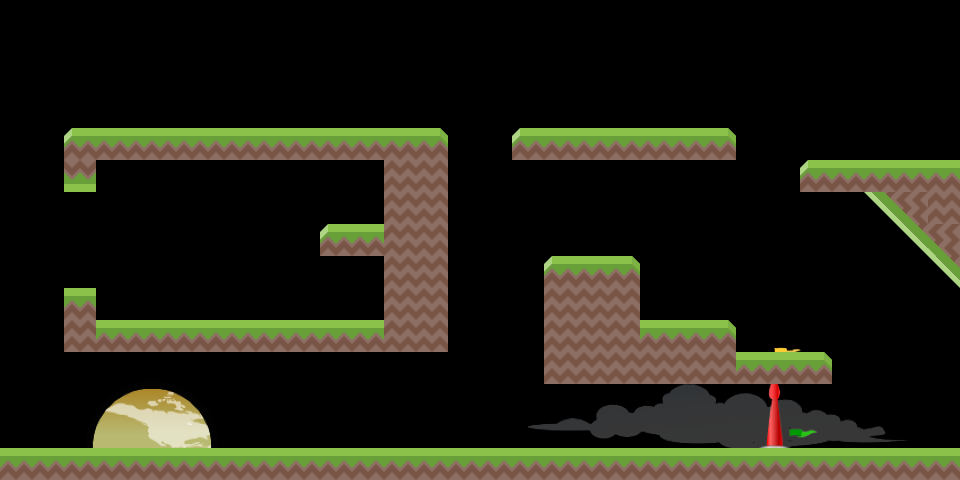

A level layout from a 2D game, rendered from its tile map. Below: a short description, then the map file with its tile-grid data intact:
An orthogonal 30x15 tile map with 32x32 px tiles, 1 tile layer (level_10), 1 image layer and 9 objects (buttonOn, box1, heart2, heart1, don, ...).

<map version="1.10" tiledversion="1.10.2" orientation="orthogonal" renderorder="right-down" width="30" height="15" tilewidth="32" tileheight="32" infinite="0" nextlayerid="36" nextobjectid="57">
 <editorsettings>
  <export target="10.json" format="json" />
 </editorsettings>
 <tileset firstgid="1" name="groundTiles" tilewidth="32" tileheight="32" tilecount="180" columns="18">
  <image source="../../CODE/NEW PROJECTS *********/PhaserProjects/DonAndBianka/src/assets/maps/tiles/groundTiles.png" width="576" height="320" />
  <tile id="0">
   <properties>
    <property name="collide" type="bool" value="true" />
   </properties>
  </tile>
  <tile id="1">
   <properties>
    <property name="collide" type="bool" value="true" />
   </properties>
  </tile>
  <tile id="2">
   <properties>
    <property name="collide" type="bool" value="true" />
   </properties>
  </tile>
  <tile id="3">
   <properties>
    <property name="collide" type="bool" value="true" />
   </properties>
  </tile>
  <tile id="4">
   <properties>
    <property name="collide" type="bool" value="true" />
   </properties>
  </tile>
  <tile id="5">
   <properties>
    <property name="collide" type="bool" value="true" />
   </properties>
  </tile>
  <tile id="6">
   <properties>
    <property name="collide" type="bool" value="false" />
   </properties>
  </tile>
  <tile id="7">
   <properties>
    <property name="collide" type="bool" value="true" />
   </properties>
  </tile>
  <tile id="8">
   <properties>
    <property name="collide" type="bool" value="true" />
   </properties>
  </tile>
  <tile id="9">
   <properties>
    <property name="collide" type="bool" value="false" />
   </properties>
  </tile>
  <tile id="18">
   <properties>
    <property name="collide" type="bool" value="true" />
   </properties>
  </tile>
  <tile id="19">
   <properties>
    <property name="collide" type="bool" value="true" />
   </properties>
  </tile>
  <tile id="20">
   <properties>
    <property name="collide" type="bool" value="true" />
   </properties>
  </tile>
  <tile id="21">
   <properties>
    <property name="collide" type="bool" value="true" />
   </properties>
  </tile>
  <tile id="22">
   <properties>
    <property name="collide" type="bool" value="true" />
   </properties>
  </tile>
  <tile id="23">
   <properties>
    <property name="collide" type="bool" value="true" />
   </properties>
  </tile>
  <tile id="24">
   <properties>
    <property name="collide" type="bool" value="true" />
   </properties>
  </tile>
  <tile id="25">
   <properties>
    <property name="collide" type="bool" value="true" />
   </properties>
  </tile>
  <tile id="26">
   <properties>
    <property name="collide" type="bool" value="true" />
   </properties>
  </tile>
  <tile id="27">
   <properties>
    <property name="collide" type="bool" value="true" />
   </properties>
  </tile>
  <tile id="36">
   <properties>
    <property name="collide" type="bool" value="true" />
   </properties>
  </tile>
  <tile id="37">
   <properties>
    <property name="collide" type="bool" value="true" />
   </properties>
  </tile>
  <tile id="38">
   <properties>
    <property name="collide" type="bool" value="true" />
   </properties>
  </tile>
  <tile id="39">
   <properties>
    <property name="collide" type="bool" value="true" />
   </properties>
  </tile>
  <tile id="40">
   <properties>
    <property name="collide" type="bool" value="true" />
   </properties>
  </tile>
  <tile id="41">
   <properties>
    <property name="collide" type="bool" value="true" />
   </properties>
  </tile>
  <tile id="42">
   <properties>
    <property name="collide" type="bool" value="true" />
   </properties>
  </tile>
  <tile id="43">
   <properties>
    <property name="collide" type="bool" value="true" />
   </properties>
  </tile>
  <tile id="44">
   <properties>
    <property name="collide" type="bool" value="true" />
   </properties>
  </tile>
  <tile id="45">
   <properties>
    <property name="collide" type="bool" value="true" />
   </properties>
  </tile>
  <tile id="46">
   <properties>
    <property name="collide" type="bool" value="true" />
   </properties>
  </tile>
  <tile id="47">
   <properties>
    <property name="collide" type="bool" value="true" />
   </properties>
  </tile>
  <tile id="54">
   <properties>
    <property name="collide" type="bool" value="true" />
   </properties>
  </tile>
  <tile id="55">
   <properties>
    <property name="collide" type="bool" value="true" />
   </properties>
  </tile>
  <tile id="56">
   <properties>
    <property name="collide" type="bool" value="true" />
   </properties>
  </tile>
  <tile id="57">
   <properties>
    <property name="collide" type="bool" value="true" />
   </properties>
  </tile>
  <tile id="58">
   <properties>
    <property name="collide" type="bool" value="true" />
   </properties>
  </tile>
  <tile id="59">
   <properties>
    <property name="collide" type="bool" value="true" />
   </properties>
  </tile>
  <tile id="60">
   <properties>
    <property name="collide" type="bool" value="true" />
   </properties>
  </tile>
  <tile id="61">
   <properties>
    <property name="collide" type="bool" value="true" />
   </properties>
  </tile>
  <tile id="62">
   <properties>
    <property name="collide" type="bool" value="true" />
   </properties>
  </tile>
  <tile id="63">
   <properties>
    <property name="collide" type="bool" value="true" />
   </properties>
  </tile>
  <tile id="64">
   <properties>
    <property name="collide" type="bool" value="true" />
   </properties>
  </tile>
  <tile id="65">
   <properties>
    <property name="collide" type="bool" value="true" />
   </properties>
  </tile>
  <tile id="72">
   <properties>
    <property name="collide" type="bool" value="true" />
   </properties>
  </tile>
  <tile id="73">
   <properties>
    <property name="collide" type="bool" value="true" />
   </properties>
  </tile>
  <tile id="74">
   <properties>
    <property name="collide" type="bool" value="true" />
   </properties>
  </tile>
  <tile id="75">
   <properties>
    <property name="collide" type="bool" value="true" />
   </properties>
  </tile>
  <tile id="76">
   <properties>
    <property name="collide" type="bool" value="true" />
   </properties>
  </tile>
  <tile id="77">
   <properties>
    <property name="collide" type="bool" value="true" />
   </properties>
  </tile>
  <tile id="78">
   <properties>
    <property name="collide" type="bool" value="true" />
   </properties>
  </tile>
  <tile id="79">
   <properties>
    <property name="collide" type="bool" value="true" />
   </properties>
  </tile>
  <tile id="80">
   <properties>
    <property name="collide" type="bool" value="true" />
   </properties>
  </tile>
  <tile id="81">
   <properties>
    <property name="collide" type="bool" value="true" />
   </properties>
  </tile>
  <tile id="84">
   <properties>
    <property name="ladder" type="bool" value="true" />
   </properties>
  </tile>
  <tile id="85">
   <properties>
    <property name="ladder" type="bool" value="true" />
   </properties>
  </tile>
  <tile id="86">
   <properties>
    <property name="collide" type="bool" value="true" />
   </properties>
  </tile>
  <tile id="87">
   <properties>
    <property name="collide" type="bool" value="true" />
   </properties>
  </tile>
  <tile id="88">
   <properties>
    <property name="collide" type="bool" value="true" />
   </properties>
  </tile>
  <tile id="89">
   <properties>
    <property name="collide" type="bool" value="true" />
   </properties>
  </tile>
  <tile id="90">
   <properties>
    <property name="collide" type="bool" value="true" />
   </properties>
  </tile>
  <tile id="91">
   <properties>
    <property name="collide" type="bool" value="true" />
   </properties>
  </tile>
  <tile id="92">
   <properties>
    <property name="collide" type="bool" value="true" />
   </properties>
  </tile>
  <tile id="93">
   <properties>
    <property name="collide" type="bool" value="true" />
   </properties>
  </tile>
  <tile id="94">
   <properties>
    <property name="collide" type="bool" value="true" />
   </properties>
  </tile>
  <tile id="95">
   <properties>
    <property name="collide" type="bool" value="true" />
   </properties>
  </tile>
  <tile id="96">
   <properties>
    <property name="collide" type="bool" value="true" />
   </properties>
  </tile>
  <tile id="97">
   <properties>
    <property name="collide" type="bool" value="true" />
   </properties>
  </tile>
  <tile id="102">
   <properties>
    <property name="ladder" type="bool" value="true" />
   </properties>
  </tile>
  <tile id="103">
   <properties>
    <property name="ladder" type="bool" value="true" />
   </properties>
  </tile>
  <tile id="104">
   <properties>
    <property name="collide" type="bool" value="true" />
   </properties>
  </tile>
  <tile id="105">
   <properties>
    <property name="collide" type="bool" value="true" />
   </properties>
  </tile>
  <tile id="106">
   <properties>
    <property name="collide" type="bool" value="true" />
   </properties>
  </tile>
  <tile id="107">
   <properties>
    <property name="collide" type="bool" value="true" />
   </properties>
  </tile>
  <tile id="108">
   <properties>
    <property name="collide" type="bool" value="true" />
   </properties>
  </tile>
  <tile id="109">
   <properties>
    <property name="collide" type="bool" value="true" />
   </properties>
  </tile>
  <tile id="110">
   <properties>
    <property name="collide" type="bool" value="true" />
   </properties>
  </tile>
  <tile id="111">
   <properties>
    <property name="collide" type="bool" value="true" />
   </properties>
  </tile>
  <tile id="112">
   <properties>
    <property name="collide" type="bool" value="true" />
   </properties>
  </tile>
  <tile id="113">
   <properties>
    <property name="collide" type="bool" value="true" />
   </properties>
  </tile>
  <tile id="126">
   <properties>
    <property name="collide" type="bool" value="true" />
   </properties>
  </tile>
  <tile id="127">
   <properties>
    <property name="collide" type="bool" value="true" />
   </properties>
  </tile>
  <tile id="128">
   <properties>
    <property name="collide" type="bool" value="true" />
   </properties>
  </tile>
  <tile id="129">
   <properties>
    <property name="collide" type="bool" value="true" />
   </properties>
  </tile>
  <tile id="130">
   <properties>
    <property name="collide" type="bool" value="true" />
   </properties>
  </tile>
  <tile id="131">
   <properties>
    <property name="collide" type="bool" value="true" />
   </properties>
  </tile>
  <tile id="148">
   <properties>
    <property name="collide" type="bool" value="true" />
   </properties>
  </tile>
  <tile id="149">
   <properties>
    <property name="collide" type="bool" value="true" />
   </properties>
  </tile>
  <tile id="150">
   <properties>
    <property name="collide" type="bool" value="true" />
   </properties>
  </tile>
  <tile id="151">
   <properties>
    <property name="collide" type="bool" value="true" />
   </properties>
  </tile>
  <tile id="166">
   <properties>
    <property name="collide" type="bool" value="true" />
   </properties>
  </tile>
  <tile id="167">
   <properties>
    <property name="collide" type="bool" value="true" />
   </properties>
  </tile>
  <tile id="168">
   <properties>
    <property name="collide" type="bool" value="true" />
   </properties>
  </tile>
  <tile id="169">
   <properties>
    <property name="collide" type="bool" value="true" />
   </properties>
  </tile>
 </tileset>
 <imagelayer id="32" name="bg10" offsetx="0" offsety="156">
  <image source="bg/10.png" />
 </imagelayer>
 <layer id="1" name="level_10" width="30" height="15">
  <data encoding="csv">
0,0,0,0,0,0,0,0,0,0,0,0,0,0,0,0,0,0,0,0,0,0,0,0,0,0,0,0,0,0,
0,0,0,0,0,0,0,0,0,0,0,0,0,0,0,0,0,0,0,0,0,0,0,0,0,0,0,0,0,0,
0,0,0,0,0,0,0,0,0,0,0,0,0,0,0,0,0,0,0,0,0,0,0,0,0,0,0,0,0,0,
0,0,0,0,0,0,0,0,0,0,0,0,0,0,0,0,0,0,0,0,0,0,0,0,0,0,0,0,0,0,
0,0,1,5,5,5,3,2,2,2,2,2,2,6,0,0,1,2,2,2,2,2,6,0,0,0,0,0,0,0,
0,0,1073741827,0,0,0,0,0,0,0,0,0,21,20,0,0,0,0,0,0,0,0,0,0,0,1,2,2,3,3,
0,0,0,0,0,0,0,0,0,0,0,0,21,20,0,0,0,0,0,0,0,0,0,0,0,0,0,1610612744,1610612762,21,
0,0,0,0,0,0,0,0,0,0,1,5,21,20,0,0,0,0,0,0,0,0,0,0,0,0,0,0,1610612761,1610612779,
0,0,0,0,0,0,0,0,0,0,0,0,21,20,0,0,0,1,3,6,0,0,0,0,0,0,0,0,0,1610612744,
0,0,3,0,0,0,0,0,0,0,0,0,21,20,0,0,0,20,20,20,0,0,0,0,0,0,0,0,0,0,
0,0,37,3,3,3,3,3,3,3,3,3,21,20,0,0,0,20,20,20,2,3,6,0,0,0,0,0,0,0,
0,0,0,0,0,0,0,0,0,0,0,0,0,0,0,0,0,20,20,20,20,19,19,2,2,6,0,0,0,0,
0,0,0,0,0,0,0,0,0,0,0,0,0,0,0,0,0,0,0,0,0,0,0,0,0,0,0,0,0,0,
0,0,0,0,0,0,0,0,0,0,0,0,0,0,0,0,0,0,0,0,0,0,0,0,0,0,0,0,0,0,
5,5,2,2,2,2,2,2,2,2,2,2,2,2,2,2,2,2,2,2,2,2,2,2,2,2,2,2,5,5
</data>
 </layer>
 <objectgroup id="34" name="buttons">
  <object id="52" name="buttonOn" x="127.667" y="96.3333" width="31.3333" height="30.6667" />
 </objectgroup>
 <objectgroup id="31" name="boxes">
  <object id="38" name="box1" x="386.772" y="399.867" width="55" height="45" />
 </objectgroup>
 <objectgroup id="5" name="hearts">
  <object id="43" name="heart2" x="345.766" y="194.788" width="26" height="26" />
  <object id="42" name="heart1" x="577.151" y="226" width="26" height="26" />
 </objectgroup>
 <objectgroup id="8" name="don">
  <object id="10" name="don" x="159.685" y="382.566" width="32" height="64" />
 </objectgroup>
 <objectgroup id="35" name="lifts">
  <object id="54" name="lift" x="3.64645" y="427.133" width="62" height="32" />
 </objectgroup>
 <objectgroup id="9" name="bianka">
  <object id="11" name="bianka" x="571.972" y="59.6001" width="32" height="64" />
 </objectgroup>
 <objectgroup id="33" name="mushrooms">
  <object id="48" name="mushroom" x="251.699" y="252.867" width="62" height="64" />
 </objectgroup>
 <objectgroup id="11" name="flag" locked="1">
  <object id="17" x="817" y="89">
   <point />
  </object>
 </objectgroup>
</map>
